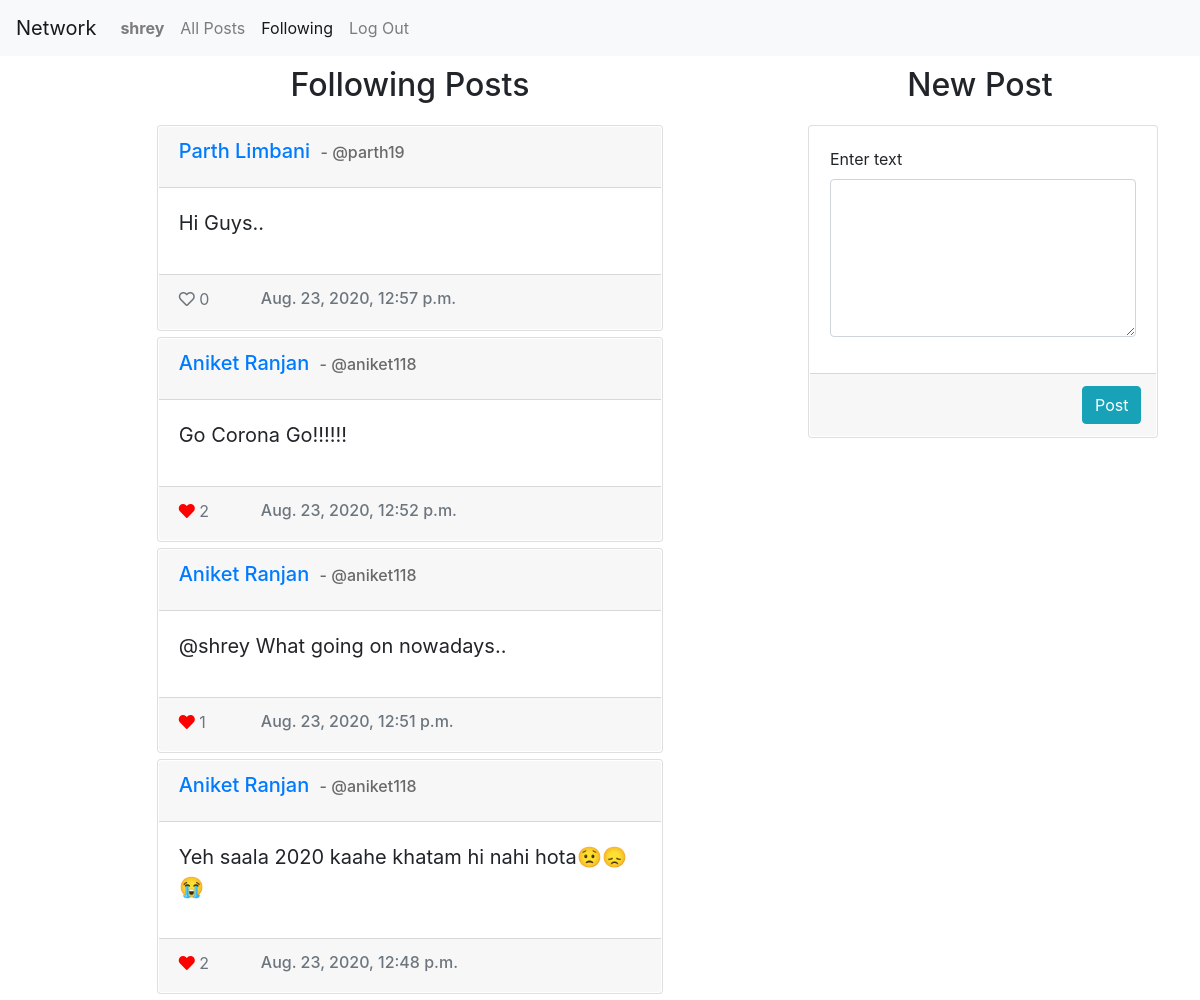
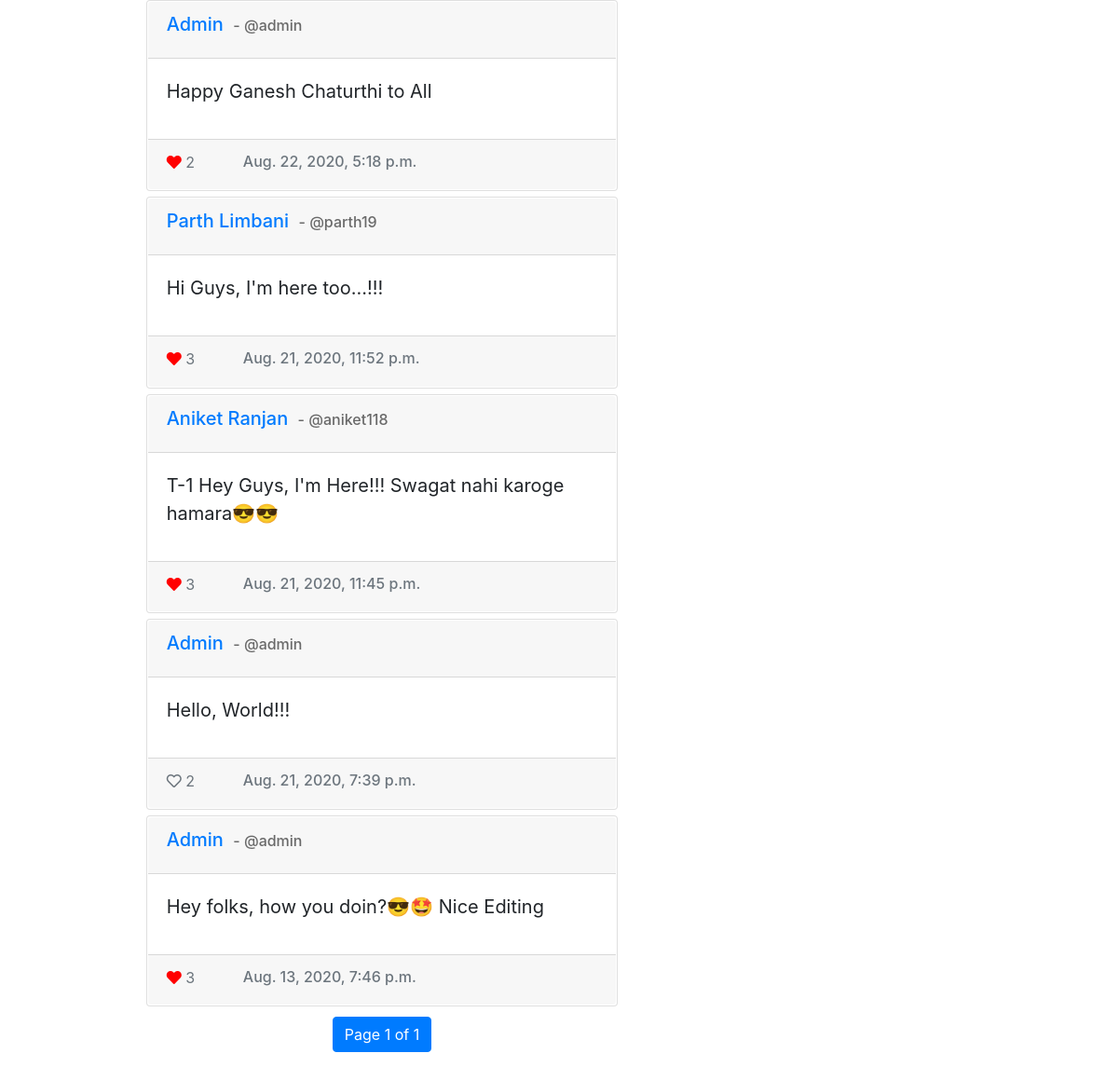
Screenshot of /following (signed in) with the database file from the repository (2 pictures, top to bottom).
### network/models.py (models this page shows, shortened)
class User(AbstractUser):
    relationships = models.ManyToManyField("self", symmetrical=False, through="Relationship", related_name="related_to")
    def get_relationships(self, status):
        return self.relationships.filter(to_user__status=status, to_user__from_user=self)
    def get_following(self):
        return self.get_relationships(RELATIONSHIP_FOLLOWING)

class Post(models.Model):
    poster = models.ForeignKey(User, on_delete=models.CASCADE, related_name='post')
    timestamp = models.DateTimeField(default=timezone.now)
    content = models.TextField(max_length=144)
    likes = models.ManyToManyField(User, symmetrical=True, related_query_name="liked_posts", through="Like")

### network/views.py (the view)
# urls.py: path("following", views.following_view, name="following"),
def following_view(request):
    if request.user.is_authenticated:
        username = request.user.get_username()
        user = User.objects.get(username = username)
        following = user.get_following()
        posts = Post.objects.filter(poster__in = following).order_by('timestamp').reverse()
        paginator = Paginator(posts, 10) # Show 10 posts per page.
        try:
            page_number = request.GET.get('page')
        except:
            page_number = 1
        page_obj = paginator.get_page(page_number)
        return render(request, 'network/following.html', {'posts':page_obj})
    else:
        return HttpResponseRedirect(reverse('index'))

### network/templates/network/following.html (shortened to what this page needs)
{% extends "network/layout.html" %}
{% block body %}
    <div class="container">
        <div class="row">
            <div class="col">
                <div class="row justify-content-center"style="padding: 10px;margin-left: -15;">
                    <h2>Following Posts</h2>
                </div>
                {% if posts|length == 0%}
                <div class="row justify-content-center">
                    <div class='col-8' style="text-align:center"><h3>No posts yet!!!</h3></div>
                </div>
                {% else %}
                <div class="row justify-content-center" id="posts_div">
                    {% for post in posts %}
                    <div class="card post col-8" style="margin:3px; padding:1px">
                        <div class="card-header">
                            <div class="row">
                                <div class="col-10">
                                    <h5 class="card-title"><a href="{% url 'profile' post.poster.pk %}">{{post.poster.get_full_name}} <span id="username">- @{{post.poster.username}}<span></a></h5>
                                </div>
                            </div>
                        </div>
                        <div class="card-body">
                            <blockquote class="blockquote">
                                <p class="card-text">{{ post.content }}</p>
                            </blockquote>
                        </div>
                        <div class="card-footer text-muted">
                            <div class="row">
                                <div class="col-2">
                                    <a id="{{post.pk}}" onclick="Like(this)" class="card-link">
                                    {% if user in post.likes.all %}
                                        <i class="fas fa-heart" style="color:red;"></i>
                                        <span>{{ post.likes.all|length }}</span>
                                    {% else %}
                                        <i class="far fa-heart"></i>
                                        <span>{{ post.likes.all|length }}</span>
                                    {% endif %}
                                    </a>
                                </div>
                                <div class="col-6 mt-2">
                                    <h6 class="card-subtitle mb-2 text-muted">{{ post.timestamp }}</h6>
                                </div>
                            </div>
                        </div>
                    </div>
                    {% endfor %}
                </div>
                <nav class="mt-2">
                    <ul class="pagination justify-content-center">
                        <li class="page-item active"><a class='page-link' >Page {{ posts.number }} of {{ posts.paginator.num_pages }}</a></li>
                    </ul>
                </nav>
                {%endif%}
            </div>
            {% if user.is_authenticated %}
            <div class="col-4">
                <div class="row justify-content-center"style="padding: 10px;margin-left: -15;">
                    <h2>New Post</h2>
                </div>
                <div class="card post col-12" style="margin:3px; padding:1px">
                    <form action="{% url 'add_post' %}" method="POST">{% csrf_token %}
                    <div class="card-body">
                        <div class="form-group">
                            <label for="newPost">Enter text</label>
                            <textarea class="form-control" id="newPost" name="content" rows="6"></textarea>
                        </div>
                    </div>
                    <div class="card-footer">
                        <div class='row'>
                            <div class='col-9'></div>
                            <div class="col-3" style="text=align:right;">
                                <button type="submit" class="btn btn-info">Post</submit>
                            </div>
                        </div>
                    </div>
                    </form>
                </div>
            </div>
            {%endif%}
        </div>
    </div>
{% endblock %}

### network/templates/network/layout.html (shortened to what this page needs)
{% load static %}
<!DOCTYPE html>
<html lang="en">
    <head>
        <link rel="stylesheet" href="https://stackpath.bootstrapcdn.com/bootstrap/4.4.1/css/bootstrap.min.css">
        <link href="{% static 'network/css/styles.css' %}" rel="stylesheet">
        <link href="{% static 'network/css/all.css' %}" rel="stylesheet">
    </head>
    <body>
        <nav class="navbar navbar-expand-lg navbar-light bg-light sticky-top">
            <a class="navbar-brand">Network</a>
            <div>
              <ul class="navbar-nav mr-auto">
                {% if user.is_authenticated %}
                    <li class="nav-item">
                        <a class="nav-link {% if request.get_full_path == "/profile/{{user.pk}}" %}active{% endif %}" href="{% url 'profile' user.pk %}"><strong>{{ user.username }}</strong></a>
                    </li>
                {% endif %}
                <li class="nav-item">
                  <a class="nav-link {% if request.get_full_path == "/" %}active{% endif %}" href="{% url 'index' %}">All Posts</a>
                </li>
                {% if user.is_authenticated %}
                    <li class="nav-item">
                        <a class="nav-link {% if request.get_full_path == "/following" %}active{% endif %} " href="{% url 'following' %}">Following</a>
                    </li>
                    <li class="nav-item">
                        <a class="nav-link" href="{% url 'logout' %}">Log Out</a>
                    </li>
                {% endif %}
              </ul>
            </div>
          </nav>
        <div class="body">
            {% block body %}
            {% endblock %}
        </div>
    </body>
</html>

### network/static/network/css/styles.css (style rules this page uses)
#username { margin-left:5px; color: dimgrey; font-size: medium; }
body { background: url("../img/background.jpg") fixed; background-size: cover; }

### network/static/network/css/all.css (style rules this page uses)
.fa, .fas, .far, .fal, .fad, .fab { -moz-osx-font-smoothing: grayscale; -webkit-font-smoothing: antialiased; display: inline-block; font-style: normal; font-variant: normal; text-rendering: auto; line-height: 1; }
.fa-heart:before { content: "\f004"; }
.far { font-family: 'Font Awesome 5 Free'; font-weight: 400; }
.fa, .fas { font-family: 'Font Awesome 5 Free'; font-weight: 900; }

### rows the page displays
User: username "shrey"
Post: poster.get_full_name "Parth Limbani", poster.username "parth19", content "Hi Guys..", likes.all|length "0", timestamp "Aug. 23, 2020, 12:57 p.m."
Post: poster.get_full_name "Aniket Ranjan", poster.username "aniket118", content "Go Corona Go!!!!!!", likes.all|length "2", timestamp "Aug. 23, 2020, 12:52 p.m."
Post: poster.get_full_name "Aniket Ranjan", poster.username "aniket118", content "@shrey What going on nowadays..", likes.all|length "1", timestamp "Aug. 23, 2020, 12:51 p.m."
Post: poster.get_full_name "Aniket Ranjan", poster.username "aniket118", content "Yeh saala 2020 kaahe khatam hi nahi hota😟😞😭", likes.all|length "2", timestamp "Aug. 23, 2020, 12:48 p.m."
Post: poster.get_full_name "Admin", poster.username "admin", content "Happy Ganesh Chaturthi to All", likes.all|length "2", timestamp "Aug. 22, 2020, 5:18 p.m."
Post: poster.get_full_name "Parth Limbani", poster.username "parth19", content "Hi Guys, I'm here too...!!!", likes.all|length "3", timestamp "Aug. 21, 2020, 11:52 p.m."
Post: poster.get_full_name "Aniket Ranjan", poster.username "aniket118", content "T-1 Hey Guys, I'm Here!!! Swagat nahi karoge hamara😎😎", likes.all|length "3", timestamp "Aug. 21, 2020, 11:45 p.m."
Post: poster.get_full_name "Admin", poster.username "admin", content "Hello, World!!!", likes.all|length "2", timestamp "Aug. 21, 2020, 7:39 p.m."
Post: poster.get_full_name "Admin", poster.username "admin", content "Hey folks, how you doin?😎🤩 Nice Editing", likes.all|length "3", timestamp "Aug. 13, 2020, 7:46 p.m."

### other values shown
{{ posts.number }} "1"
{{ posts.paginator.num_pages }} "1"
